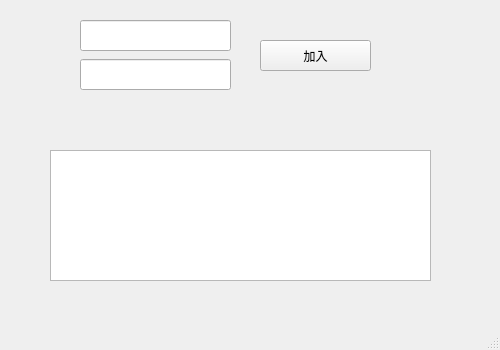
<?xml version="1.0" encoding="UTF-8"?>
<ui version="4.0">
 <class>CSUchatting</class>
 <widget class="QMainWindow" name="CSUchatting">
  <property name="geometry">
   <rect>
    <x>0</x>
    <y>0</y>
    <width>500</width>
    <height>350</height>
   </rect>
  </property>
  <property name="windowTitle">
   <string>csu</string>
  </property>
  <widget class="QWidget" name="centralwidget">
   <widget class="QTextBrowser" name="msgBox">
    <property name="geometry">
     <rect>
      <x>50</x>
      <y>150</y>
      <width>381</width>
      <height>131</height>
     </rect>
    </property>
   </widget>
   <widget class="QLineEdit" name="usrNick">
    <property name="geometry">
     <rect>
      <x>80</x>
      <y>20</y>
      <width>151</width>
      <height>31</height>
     </rect>
    </property>
   </widget>
   <widget class="QLineEdit" name="usrTicket">
    <property name="geometry">
     <rect>
      <x>80</x>
      <y>59</y>
      <width>151</width>
      <height>31</height>
     </rect>
    </property>
   </widget>
   <widget class="QPushButton" name="submitButton">
    <property name="geometry">
     <rect>
      <x>260</x>
      <y>40</y>
      <width>111</width>
      <height>31</height>
     </rect>
    </property>
    <property name="text">
     <string>加入</string>
    </property>
   </widget>
  </widget>
  <widget class="QMenuBar" name="menubar">
   <property name="geometry">
    <rect>
     <x>0</x>
     <y>0</y>
     <width>500</width>
     <height>25</height>
    </rect>
   </property>
  </widget>
  <widget class="QStatusBar" name="statusbar"/>
 </widget>
 <resources/>
 <connections/>
</ui>
